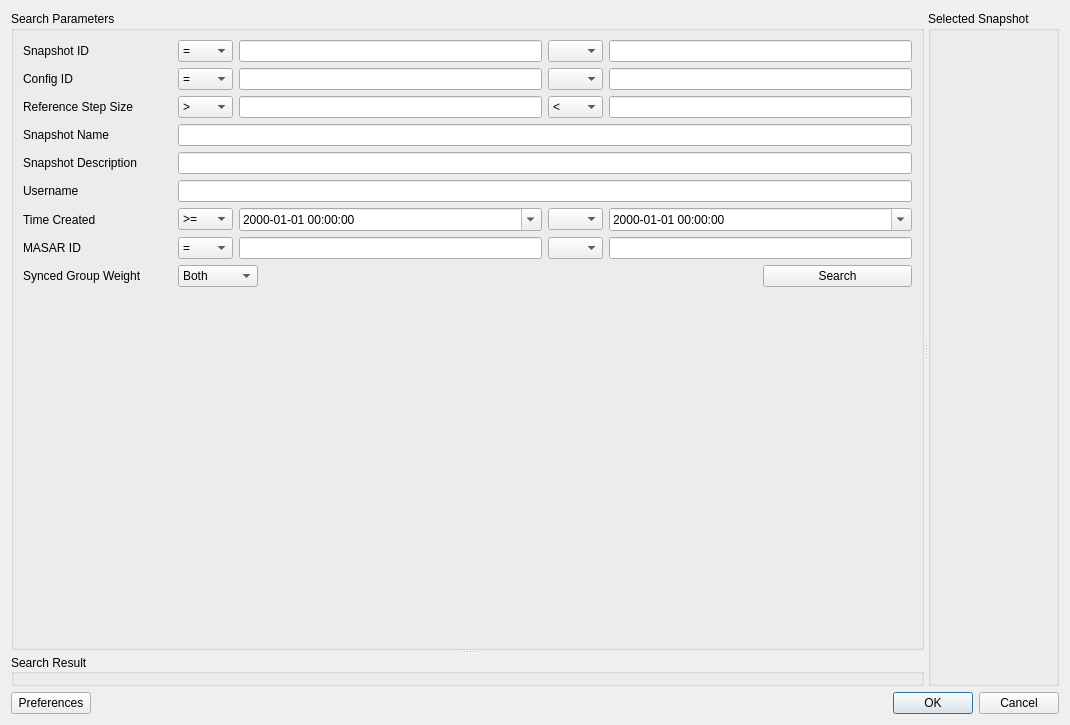
<?xml version="1.0" encoding="UTF-8"?>
<ui version="4.0">
 <class>Dialog</class>
 <widget class="QDialog" name="Dialog">
  <property name="geometry">
   <rect>
    <x>0</x>
    <y>0</y>
    <width>1070</width>
    <height>725</height>
   </rect>
  </property>
  <property name="windowTitle">
   <string>Import Tinker Configuration from Database</string>
  </property>
  <layout class="QGridLayout" name="gridLayout_3">
   <item row="1" column="1">
    <spacer name="horizontalSpacer">
     <property name="orientation">
      <enum>Qt::Horizontal</enum>
     </property>
     <property name="sizeHint" stdset="0">
      <size>
       <width>412</width>
       <height>20</height>
      </size>
     </property>
    </spacer>
   </item>
   <item row="1" column="0">
    <widget class="QPushButton" name="pushButton_preferences">
     <property name="text">
      <string>Preferences</string>
     </property>
    </widget>
   </item>
   <item row="1" column="2">
    <widget class="QDialogButtonBox" name="buttonBox">
     <property name="orientation">
      <enum>Qt::Horizontal</enum>
     </property>
     <property name="standardButtons">
      <set>QDialogButtonBox::Cancel|QDialogButtonBox::Ok</set>
     </property>
    </widget>
   </item>
   <item row="0" column="0" colspan="3">
    <widget class="QSplitter" name="splitter">
     <property name="orientation">
      <enum>Qt::Horizontal</enum>
     </property>
     <widget class="QSplitter" name="splitter_2">
      <property name="orientation">
       <enum>Qt::Vertical</enum>
      </property>
      <widget class="QGroupBox" name="groupBox_search_params">
       <property name="title">
        <string>Search Parameters</string>
       </property>
       <layout class="QGridLayout" name="gridLayout">
        <item row="0" column="0">
         <widget class="QLabel" name="label">
          <property name="text">
           <string>Snapshot ID</string>
          </property>
         </widget>
        </item>
        <item row="0" column="1">
         <widget class="QComboBox" name="comboBox_ss_id_1">
          <property name="minimumSize">
           <size>
            <width>55</width>
            <height>0</height>
           </size>
          </property>
          <property name="maximumSize">
           <size>
            <width>46</width>
            <height>16777215</height>
           </size>
          </property>
          <property name="currentIndex">
           <number>1</number>
          </property>
          <item>
           <property name="text">
            <string/>
           </property>
          </item>
          <item>
           <property name="text">
            <string>=</string>
           </property>
          </item>
          <item>
           <property name="text">
            <string>&gt;=</string>
           </property>
          </item>
          <item>
           <property name="text">
            <string>&lt;=</string>
           </property>
          </item>
         </widget>
        </item>
        <item row="0" column="2" colspan="2">
         <widget class="QLineEdit" name="lineEdit_ss_id_1"/>
        </item>
        <item row="0" column="4">
         <widget class="QComboBox" name="comboBox_ss_id_2">
          <property name="minimumSize">
           <size>
            <width>55</width>
            <height>0</height>
           </size>
          </property>
          <property name="maximumSize">
           <size>
            <width>46</width>
            <height>16777215</height>
           </size>
          </property>
          <item>
           <property name="text">
            <string/>
           </property>
          </item>
          <item>
           <property name="text">
            <string>=</string>
           </property>
          </item>
          <item>
           <property name="text">
            <string>&gt;=</string>
           </property>
          </item>
          <item>
           <property name="text">
            <string>&lt;=</string>
           </property>
          </item>
         </widget>
        </item>
        <item row="0" column="5" colspan="2">
         <widget class="QLineEdit" name="lineEdit_ss_id_2"/>
        </item>
        <item row="1" column="0">
         <widget class="QLabel" name="label_2">
          <property name="text">
           <string>Config ID</string>
          </property>
         </widget>
        </item>
        <item row="1" column="1">
         <widget class="QComboBox" name="comboBox_config_id_1">
          <property name="minimumSize">
           <size>
            <width>55</width>
            <height>0</height>
           </size>
          </property>
          <property name="maximumSize">
           <size>
            <width>46</width>
            <height>16777215</height>
           </size>
          </property>
          <property name="currentIndex">
           <number>1</number>
          </property>
          <item>
           <property name="text">
            <string/>
           </property>
          </item>
          <item>
           <property name="text">
            <string>=</string>
           </property>
          </item>
          <item>
           <property name="text">
            <string>&gt;=</string>
           </property>
          </item>
          <item>
           <property name="text">
            <string>&lt;=</string>
           </property>
          </item>
         </widget>
        </item>
        <item row="1" column="2" colspan="2">
         <widget class="QLineEdit" name="lineEdit_config_id_1"/>
        </item>
        <item row="1" column="4">
         <widget class="QComboBox" name="comboBox_config_id_2">
          <property name="minimumSize">
           <size>
            <width>55</width>
            <height>0</height>
           </size>
          </property>
          <property name="maximumSize">
           <size>
            <width>46</width>
            <height>16777215</height>
           </size>
          </property>
          <item>
           <property name="text">
            <string/>
           </property>
          </item>
          <item>
           <property name="text">
            <string>=</string>
           </property>
          </item>
          <item>
           <property name="text">
            <string>&gt;=</string>
           </property>
          </item>
          <item>
           <property name="text">
            <string>&lt;=</string>
           </property>
          </item>
         </widget>
        </item>
        <item row="1" column="5" colspan="2">
         <widget class="QLineEdit" name="lineEdit_config_id_2"/>
        </item>
        <item row="2" column="0">
         <widget class="QLabel" name="label_6">
          <property name="text">
           <string>Reference Step Size</string>
          </property>
         </widget>
        </item>
        <item row="2" column="1">
         <widget class="QComboBox" name="comboBox_ref_step_size_1">
          <property name="minimumSize">
           <size>
            <width>55</width>
            <height>0</height>
           </size>
          </property>
          <property name="maximumSize">
           <size>
            <width>46</width>
            <height>16777215</height>
           </size>
          </property>
          <property name="currentIndex">
           <number>1</number>
          </property>
          <item>
           <property name="text">
            <string/>
           </property>
          </item>
          <item>
           <property name="text">
            <string>&gt;</string>
           </property>
          </item>
          <item>
           <property name="text">
            <string>&lt;</string>
           </property>
          </item>
         </widget>
        </item>
        <item row="2" column="2" colspan="2">
         <widget class="QLineEdit" name="lineEdit_ref_step_size_1"/>
        </item>
        <item row="2" column="4">
         <widget class="QComboBox" name="comboBox_ref_step_size_2">
          <property name="minimumSize">
           <size>
            <width>55</width>
            <height>0</height>
           </size>
          </property>
          <property name="maximumSize">
           <size>
            <width>46</width>
            <height>16777215</height>
           </size>
          </property>
          <property name="currentIndex">
           <number>2</number>
          </property>
          <item>
           <property name="text">
            <string/>
           </property>
          </item>
          <item>
           <property name="text">
            <string>&gt;</string>
           </property>
          </item>
          <item>
           <property name="text">
            <string>&lt;</string>
           </property>
          </item>
         </widget>
        </item>
        <item row="2" column="5" colspan="2">
         <widget class="QLineEdit" name="lineEdit_ref_step_size_2"/>
        </item>
        <item row="3" column="0">
         <widget class="QLabel" name="label_3">
          <property name="text">
           <string>Snapshot Name</string>
          </property>
         </widget>
        </item>
        <item row="3" column="1" colspan="6">
         <widget class="QLineEdit" name="lineEdit_ss_name"/>
        </item>
        <item row="4" column="0">
         <widget class="QLabel" name="label_4">
          <property name="text">
           <string>Snapshot Description</string>
          </property>
         </widget>
        </item>
        <item row="4" column="1" colspan="6">
         <widget class="QLineEdit" name="lineEdit_ss_description"/>
        </item>
        <item row="5" column="0">
         <widget class="QLabel" name="label_5">
          <property name="text">
           <string>Username</string>
          </property>
         </widget>
        </item>
        <item row="5" column="1" colspan="6">
         <widget class="QLineEdit" name="lineEdit_username"/>
        </item>
        <item row="6" column="0">
         <widget class="QLabel" name="label_8">
          <property name="text">
           <string>Time Created</string>
          </property>
         </widget>
        </item>
        <item row="6" column="1">
         <widget class="QComboBox" name="comboBox_time_created_1">
          <property name="minimumSize">
           <size>
            <width>55</width>
            <height>0</height>
           </size>
          </property>
          <property name="maximumSize">
           <size>
            <width>46</width>
            <height>16777215</height>
           </size>
          </property>
          <property name="currentIndex">
           <number>2</number>
          </property>
          <item>
           <property name="text">
            <string/>
           </property>
          </item>
          <item>
           <property name="text">
            <string>=</string>
           </property>
          </item>
          <item>
           <property name="text">
            <string>&gt;=</string>
           </property>
          </item>
          <item>
           <property name="text">
            <string>&lt;=</string>
           </property>
          </item>
         </widget>
        </item>
        <item row="6" column="2" colspan="2">
         <widget class="QDateTimeEdit" name="dateTimeEdit_time_created_1">
          <property name="displayFormat">
           <string>yyyy-MM-dd HH:mm:ss</string>
          </property>
          <property name="calendarPopup">
           <bool>true</bool>
          </property>
         </widget>
        </item>
        <item row="6" column="4">
         <widget class="QComboBox" name="comboBox_time_created_2">
          <property name="minimumSize">
           <size>
            <width>55</width>
            <height>0</height>
           </size>
          </property>
          <property name="maximumSize">
           <size>
            <width>46</width>
            <height>16777215</height>
           </size>
          </property>
          <item>
           <property name="text">
            <string/>
           </property>
          </item>
          <item>
           <property name="text">
            <string>=</string>
           </property>
          </item>
          <item>
           <property name="text">
            <string>&gt;=</string>
           </property>
          </item>
          <item>
           <property name="text">
            <string>&lt;=</string>
           </property>
          </item>
         </widget>
        </item>
        <item row="6" column="5" colspan="2">
         <widget class="QDateTimeEdit" name="dateTimeEdit_time_created_2">
          <property name="displayFormat">
           <string>yyyy-MM-dd HH:mm:ss</string>
          </property>
          <property name="calendarPopup">
           <bool>true</bool>
          </property>
         </widget>
        </item>
        <item row="7" column="0">
         <widget class="QLabel" name="label_9">
          <property name="text">
           <string>MASAR ID</string>
          </property>
         </widget>
        </item>
        <item row="7" column="1">
         <widget class="QComboBox" name="comboBox_masar_id_1">
          <property name="minimumSize">
           <size>
            <width>55</width>
            <height>0</height>
           </size>
          </property>
          <property name="maximumSize">
           <size>
            <width>46</width>
            <height>16777215</height>
           </size>
          </property>
          <property name="currentIndex">
           <number>1</number>
          </property>
          <item>
           <property name="text">
            <string/>
           </property>
          </item>
          <item>
           <property name="text">
            <string>=</string>
           </property>
          </item>
          <item>
           <property name="text">
            <string>&gt;=</string>
           </property>
          </item>
          <item>
           <property name="text">
            <string>&lt;=</string>
           </property>
          </item>
         </widget>
        </item>
        <item row="7" column="2" colspan="2">
         <widget class="QLineEdit" name="lineEdit_masar_id_1"/>
        </item>
        <item row="7" column="4">
         <widget class="QComboBox" name="comboBox_masar_id_2">
          <property name="minimumSize">
           <size>
            <width>55</width>
            <height>0</height>
           </size>
          </property>
          <property name="maximumSize">
           <size>
            <width>46</width>
            <height>16777215</height>
           </size>
          </property>
          <item>
           <property name="text">
            <string/>
           </property>
          </item>
          <item>
           <property name="text">
            <string>=</string>
           </property>
          </item>
          <item>
           <property name="text">
            <string>&gt;=</string>
           </property>
          </item>
          <item>
           <property name="text">
            <string>&lt;=</string>
           </property>
          </item>
         </widget>
        </item>
        <item row="7" column="5" colspan="2">
         <widget class="QLineEdit" name="lineEdit_masar_id_2"/>
        </item>
        <item row="8" column="0">
         <widget class="QLabel" name="label_7">
          <property name="text">
           <string>Synced Group Weight</string>
          </property>
         </widget>
        </item>
        <item row="8" column="1" colspan="2">
         <widget class="QComboBox" name="comboBox_synced_group_weight">
          <property name="minimumSize">
           <size>
            <width>80</width>
            <height>0</height>
           </size>
          </property>
          <property name="maximumSize">
           <size>
            <width>51</width>
            <height>16777215</height>
           </size>
          </property>
          <property name="currentIndex">
           <number>2</number>
          </property>
          <property name="sizeAdjustPolicy">
           <enum>QComboBox::AdjustToContents</enum>
          </property>
          <property name="modelColumn">
           <number>0</number>
          </property>
          <item>
           <property name="text">
            <string>True</string>
           </property>
          </item>
          <item>
           <property name="text">
            <string>False</string>
           </property>
          </item>
          <item>
           <property name="text">
            <string>Both</string>
           </property>
          </item>
         </widget>
        </item>
        <item row="8" column="3" colspan="3">
         <spacer name="horizontalSpacer_3">
          <property name="orientation">
           <enum>Qt::Horizontal</enum>
          </property>
          <property name="sizeHint" stdset="0">
           <size>
            <width>327</width>
            <height>20</height>
           </size>
          </property>
         </spacer>
        </item>
        <item row="8" column="6">
         <widget class="QPushButton" name="pushButton_search">
          <property name="text">
           <string>Search</string>
          </property>
         </widget>
        </item>
        <item row="9" column="3">
         <spacer name="verticalSpacer">
          <property name="orientation">
           <enum>Qt::Vertical</enum>
          </property>
          <property name="sizeHint" stdset="0">
           <size>
            <width>20</width>
            <height>303</height>
           </size>
          </property>
         </spacer>
        </item>
       </layout>
      </widget>
      <widget class="QGroupBox" name="groupBox_search_result">
       <property name="title">
        <string>Search Result</string>
       </property>
       <property name="alignment">
        <set>Qt::AlignLeading|Qt::AlignLeft|Qt::AlignVCenter</set>
       </property>
       <property name="flat">
        <bool>false</bool>
       </property>
       <property name="checkable">
        <bool>false</bool>
       </property>
      </widget>
     </widget>
     <widget class="QGroupBox" name="groupBox_selected_ss">
      <property name="title">
       <string>Selected Snapshot</string>
      </property>
     </widget>
    </widget>
   </item>
  </layout>
 </widget>
 <resources/>
 <connections>
  <connection>
   <sender>buttonBox</sender>
   <signal>accepted()</signal>
   <receiver>Dialog</receiver>
   <slot>accept()</slot>
   <hints>
    <hint type="sourcelabel">
     <x>248</x>
     <y>254</y>
    </hint>
    <hint type="destinationlabel">
     <x>157</x>
     <y>274</y>
    </hint>
   </hints>
  </connection>
  <connection>
   <sender>buttonBox</sender>
   <signal>rejected()</signal>
   <receiver>Dialog</receiver>
   <slot>reject()</slot>
   <hints>
    <hint type="sourcelabel">
     <x>316</x>
     <y>260</y>
    </hint>
    <hint type="destinationlabel">
     <x>286</x>
     <y>274</y>
    </hint>
   </hints>
  </connection>
 </connections>
</ui>
